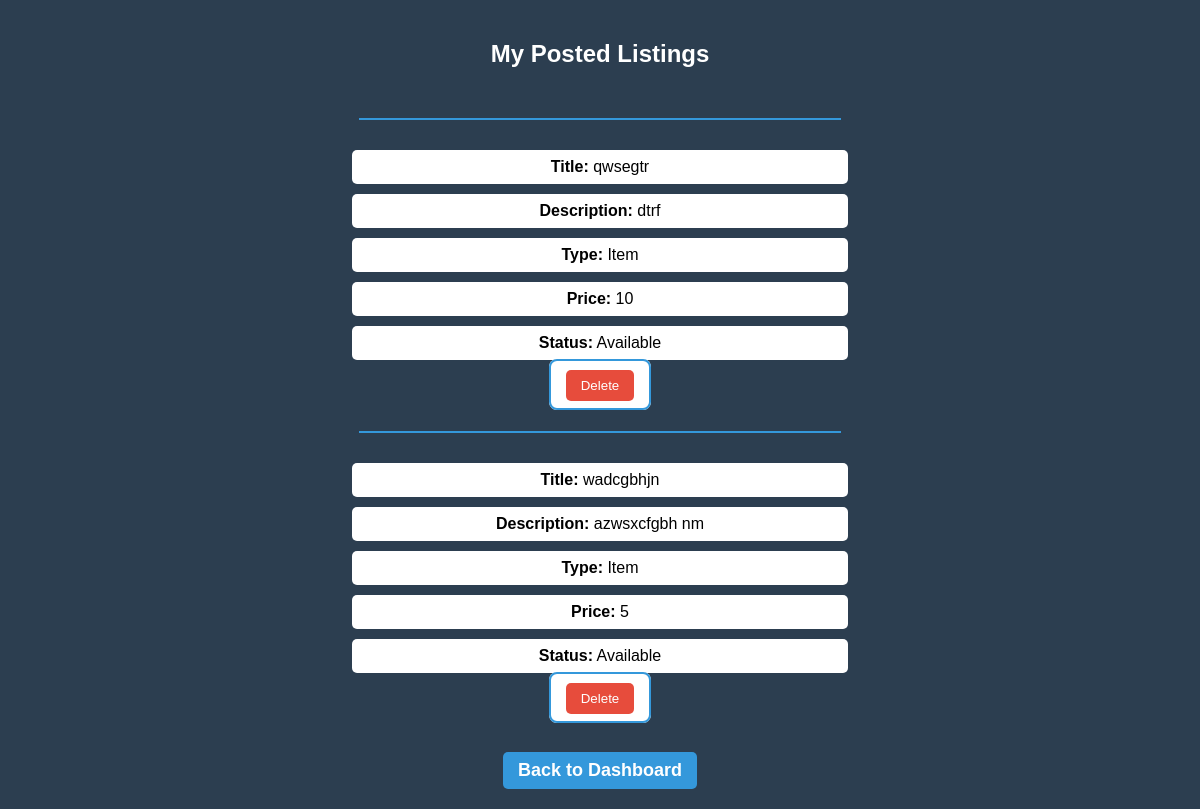
Before: /my_posts (signed in) with the older database file.
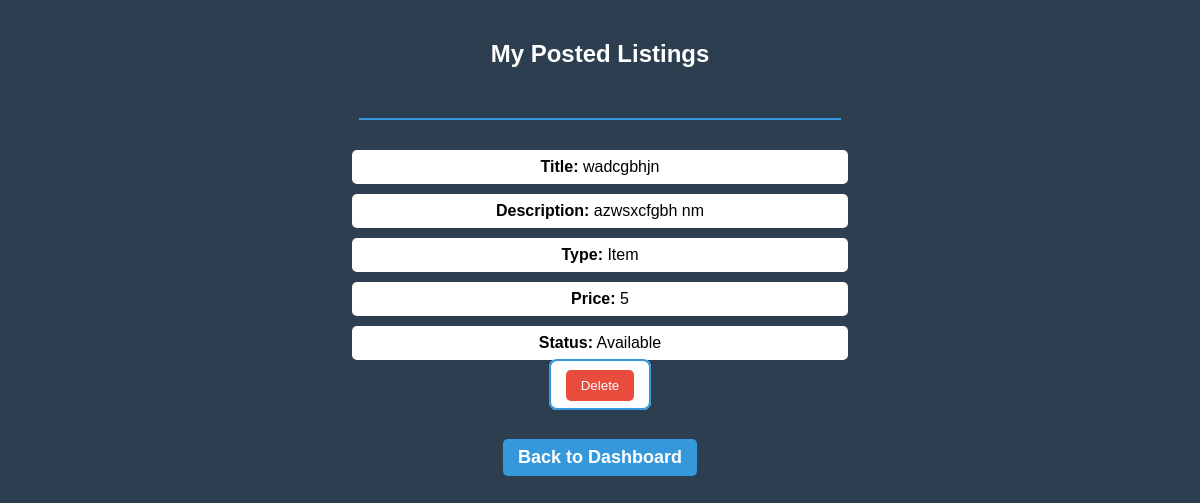
After: the same page with the newer database file.
### tables this page shows
CREATE TABLE listings (
            id INTEGER PRIMARY KEY AUTOINCREMENT,
            title TEXT,
            description TEXT,
            type TEXT,
            price INTEGER,
            owner_id INTEGER,
            available INTEGER DEFAULT 1,
            available_from TEXT,
            available_to TEXT
        );

### app.py (the view)
@app.route("/my_posts")
def my_posts():
    if "user_id" not in session:
        return redirect("/login")
    conn = sqlite3.connect("database.db")
    c = conn.cursor()
    c.execute("""
        SELECT id, title, description, type, price, available
        FROM listings
        WHERE owner_id = ?
    """, (session["user_id"],))
    listings = c.fetchall()
    conn.close()
    return render_template("my_posts.html", listings=listings)

### templates/my_posts.html (shortened to what this page needs)
<!DOCTYPE html>
<html>
<head>
    <link rel="stylesheet" href="{{ url_for('static', filename='style.css') }}">
</head>
<body>
<h2>My Posted Listings</h2>
{% if listings %}
    {% for item in listings %}
        <hr>
        <p><strong>Title:</strong> {{ item[1] }}</p>
        <p><strong>Description:</strong> {{ item[2] }}</p>
        <p><strong>Type:</strong> {{ item[3] }}</p>
        <p><strong>Price:</strong> {{ item[4] }}</p>
        <p><strong>Status:</strong>
            {% if item[5] %}
                Available
            {% else %}
                Not Available
            {% endif %}
        </p>
        <form action="/delete/{{ item[0] }}" method="POST" style="display:inline;">
            <button type="submit">Delete</button>
        </form>
    {% endfor %}
{% else %}
    <p>You have not posted anything yet.</p>
{% endif %}
<br><br>
<a href="/dashboard">Back to Dashboard</a>
</body>
</html>

### static/style.css (style rules this page uses)
body { margin: 0; background-color: #2c3e50; font-family: Arial, sans-serif; }
a { display: block; margin: 15px 0; font-size: 18px; text-decoration: none; color: #f1f4f6; text-align: center; }
body { margin: 0; background-color: #2c3e50; font-family: Arial, sans-serif; text-align: center; }
h2 { color: white; padding: 20px; }
hr { width: 60%; margin: 30px auto; border: 1px solid #3498db; }
h3, p, form { width: 60%; margin: 10px auto; }
form { padding: 15px; border: 2px solid #3498db; border-radius: 8px; background-color: white; }
button { padding: 8px 15px; background-color: #3498db; color: white; border: none; border-radius: 5px; }
a { color: #3498db; font-weight: bold; text-decoration: none; }
p { width: 60%; margin: 10px auto; background: white; padding: 8px; border-radius: 5px; }
a { display: inline-block; margin: 10px 10px; padding: 8px 15px; background-color: #3498db; color: white; text-decoration: none; border-radius: 5px; }
hr { width: 35%; margin: 30px auto; border: 1px solid #3498db; }
p { width:35%; margin: 10px auto; background: white; padding: 8px; border-radius: 5px; }
a { display: inline-block; margin: 20px; padding: 8px 15px; background-color: #3498db; color: white; text-decoration: none; border-radius: 5px; }
body { margin: 0; background-color: #2c3e50; font-family:'Lucida Sans', 'Lucida Sans Regular', 'Lucida Grande', 'Lucida Sans Unicode', Geneva, Verdana, sans-serif; text-align: center; }
hr { width: 40%; margin: 30px auto; border: 1px solid #3498db; }
p { width: 40%; margin: 10px auto; background: white; padding: 8px; border-radius: 5px; }
button { padding: 8px 15px; background-color: #e74c3c; color: white; border: none; border-radius: 5px; cursor: pointer; }

Changed rows visible on the page:
removed listings: title "qwsegtr", description "dtrf", type "Item", price "10", available "Available"
